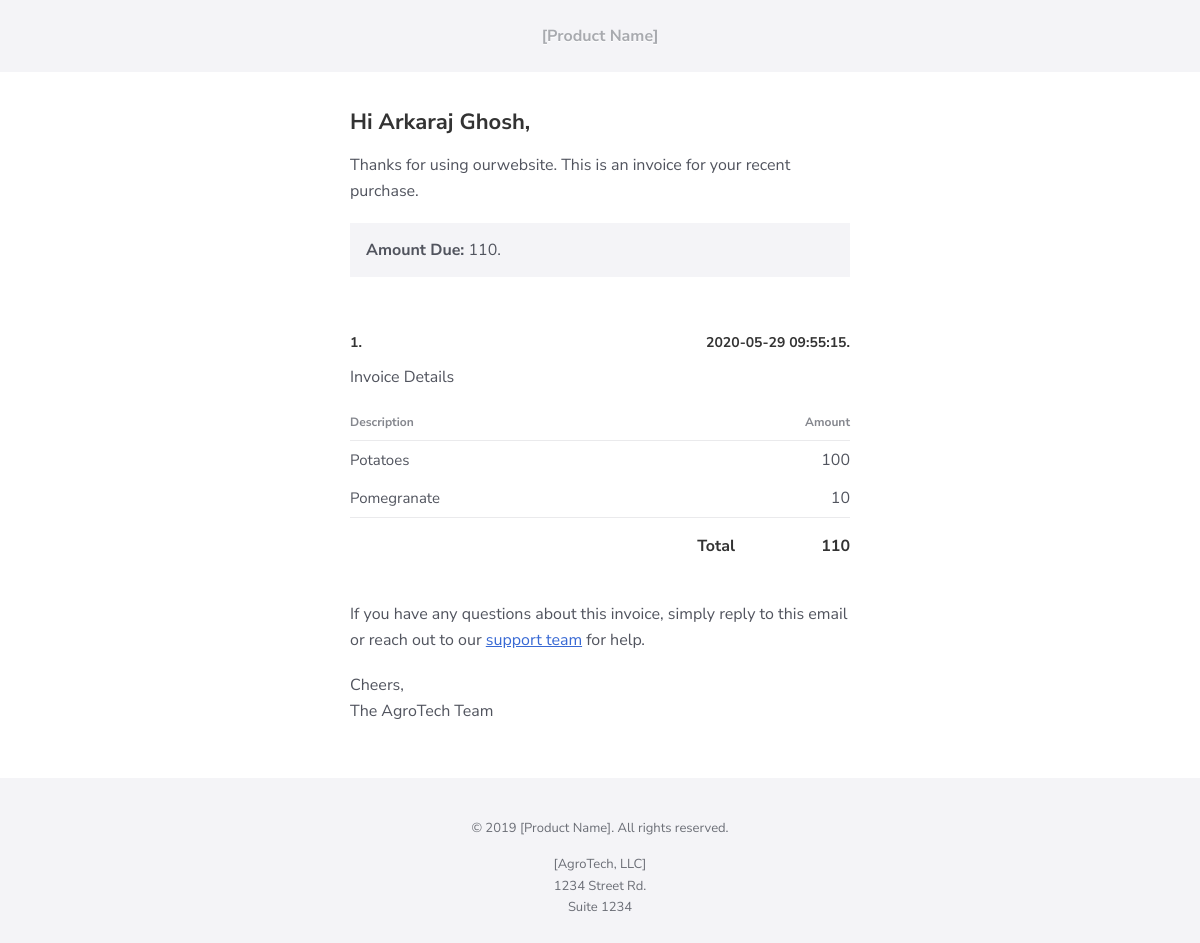
The page /mail.php?id=1 on the database its author committed.
### tables this page shows
CREATE TABLE `order` (
  `id` int NOT NULL,
  `user_id` int NOT NULL,
  `address` varchar(250) NOT NULL,
  `city` varchar(50) NOT NULL,
  `pincode` int NOT NULL,
  `payment_type` varchar(20) NOT NULL,
  `total_price` float NOT NULL,
  `payment_status` varchar(20) NOT NULL,
  `order_status` int NOT NULL,
  `length` float NOT NULL,
  `breadth` float NOT NULL,
  `height` float NOT NULL,
  `weight` float NOT NULL,
  `txnid` varchar(20) NOT NULL,
  `mihpayid` varchar(20) NOT NULL,
  `ship_order_id` int NOT NULL,
  `ship_shipment_id` int NOT NULL,
  `payu_status` varchar(10) NOT NULL,
  `coupon_id` int NOT NULL,
  `coupon_value` varchar(50) NOT NULL,
  `coupon_code` varchar(50) NOT NULL,
  `added_on` datetime NOT NULL
);

CREATE TABLE `users` (
  `id` int NOT NULL,
  `name` varchar(255) NOT NULL,
  `password` varchar(50) NOT NULL,
  `email` varchar(50) NOT NULL,
  `mobile` varchar(15) NOT NULL,
  `added_on` datetime NOT NULL
);

CREATE TABLE `order_detail` (
  `id` int NOT NULL,
  `order_id` int NOT NULL,
  `product_id` int NOT NULL,
  `qty` int NOT NULL,
  `price` float NOT NULL
);

CREATE TABLE `product` (
  `id` int NOT NULL,
  `categories_id` int NOT NULL,
  `sub_categories_id` int NOT NULL,
  `name` varchar(255) NOT NULL,
  `mrp` float NOT NULL,
  `price` float NOT NULL,
  `qty` int NOT NULL,
  `image` varchar(255) NOT NULL,
  `short_desc` varchar(2000) NOT NULL,
  `description` text NOT NULL,
  `best_seller` int NOT NULL,
  `meta_title` varchar(2000) NOT NULL,
  `meta_desc` varchar(2000) NOT NULL,
  `meta_keyword` varchar(2000) NOT NULL,
  `added_by` int NOT NULL,
  `status` tinyint NOT NULL,
  `Rating` int NOT NULL
);

### mail.php (the view, shortened to what this page needs)
<?php
require('connection.inc.php');
$order_id=$_GET['id'];
$res=mysqli_query($con,"select distinct(order_detail.id) ,order_detail.*,product.name,product.image from order_detail,product ,`order` where order_detail.order_id='$order_id' and order_detail.product_id=product.id");
$user_order=mysqli_fetch_assoc(mysqli_query($con,"select `order`.*, users.name,users.email  from `order`,users where users.id=`order`.user_id and `order`.id='$order_id'"));
$coupon_details=mysqli_fetch_assoc(mysqli_query($con,"select coupon_value from `order` where id='$order_id'"));
$coupon_value=$coupon_details['coupon_value'];
$total_price=0;
$html='<!DOCTYPE html PUBLIC "-//W3C//DTD XHTML 1.0 Transitional//EN" "http://www.w3.org/TR/xhtml1/DTD/xhtml1-transitional.dtd">
<html>
  <head>
  </head>
  <body>
    <span class="preheader">This is an invoice for your purchase on '.$user_order['added_on'].'. Please submit payment by {{ due_date }}</span>
    <table class="email-wrapper" width="100%" cellpadding="0" cellspacing="0" role="presentation">
      <tr>
        <td align="center">
          <table class="email-content" width="100%" cellpadding="0" cellspacing="0" role="presentation">
            <tr>
              <td class="email-masthead">
                <a href="https://example.com" class="f-fallback email-masthead_name">
                [Product Name]
              </a>
              </td>
            </tr>
            <tr>
              <td class="email-body" width="100%" cellpadding="0" cellspacing="0">
                <table class="email-body_inner" align="center" width="570" cellpadding="0" cellspacing="0" role="presentation">
                  <tr>
                    <td class="content-cell">
                      <div class="f-fallback">
                        <h1>Hi '.$user_order['name'].',</h1>
                        <p>Thanks for using ourwebsite. This is an invoice for your recent purchase.</p>
                        <table class="attributes" width="100%" cellpadding="0" cellspacing="0" role="presentation">
                          <tr>
                            <td class="attributes_content">
                              <table width="100%" cellpadding="0" cellspacing="0" role="presentation">
                                <tr>
                                  <td class="attributes_item">
                                    <span class="f-fallback">
              <strong>Amount Due:</strong> '.$user_order['total_price'].'.
            </span>
                                  </td>
                                </tr>
                              </table>
                            </td>
                          </tr>
                        </table>
                        <table class="purchase" width="100%" cellpadding="0" cellspacing="0">
                          <tr>
                            <td>
                              <h3>'.$user_order['id'].'.</h3>
                            </td>
                            <td>
                              <h3 class="align-right">'.$user_order['added_on'].'.</h3>
                            </td>
                          </tr>
                          <tr>
                            <td colspan="2">
                              <table class="purchase_content" width="100%" cellpadding="0" cellspacing="0">
                                <tr>
                                  <th class="purchase_heading" align="left">
                                    <p class="f-fallback">Description</p>
                                  </th>
                                  <th class="purchase_heading" align="right">
                                    <p class="f-fallback">Amount</p>
                                  </th>
                                </tr>
                                Invoice Details';
                                while($row=mysqli_fetch_assoc($res)){
									$total_price=$total_price+($row['qty']*$row['price']);
									$pp=$row['qty']*$row['price'];
									$html.='<tr>
									  <td width="80%" class="purchase_item"><span class="f-fallback">'.$row['name'].'</span></td>
									  <td class="align-right" width="20%" class="purchase_item"><span class="f-fallback">'.$pp.'</span></td>
									</tr>';
								}
                                $total_price=$total_price-$coupon_value;
                                $html.='<tr>
                                  <td width="80%" class="purchase_footer" valign="middle">
                                    <p class="f-fallback purchase_total purchase_total--label">Total</p>
                                  </td>
                                  <td width="20%" class="purchase_footer" valign="middle">
                                    <p class="f-fallback purchase_total">'.$total_price.'</p>
                                  </td>
                                </tr>
                              </table>
                            </td>
                          </tr>
                        </table>
                        <p>If you have any questions about this invoice, simply reply to this email or reach out to our <a href="{{support_url}}">support team</a> for help.</p>
                        <p>Cheers,
                          <br>The AgroTech Team</p>
                      </div>
                    </td>
                  </tr>
                </table>
              </td>
            </tr>
            <tr>
              <td>
                <table class="email-footer" align="center" width="570" cellpadding="0" cellspacing="0" role="presentation">
                  <tr>
                    <td class="content-cell" align="center">
                      <p class="f-fallback sub align-center">&copy; 2019 [Product Name]. All rights reserved.</p>
                      <p class="f-fallback sub align-center">
                        [AgroTech, LLC]
                        <br>1234 Street Rd.
                        <br>Suite 1234
                      </p>
                    </td>
                  </tr>
                </table>
              </td>
            </tr>
          </table>
        </td>
      </tr>
    </table>
  </body>
</html>';
echo $html;
?>

### mail.php (style rules this page uses)
body { width: 100% !important; height: 100%; margin: 0; -webkit-text-size-adjust: none; }
a { color: #3869D4; }
td { word-break: break-word; }
body, td, th { font-family: "Nunito Sans", Helvetica, Arial, sans-serif; }
h1 { margin-top: 0; color: #333333; font-size: 22px; font-weight: bold; text-align: left; }
h3 { margin-top: 0; color: #333333; font-size: 14px; font-weight: bold; text-align: left; }
td, th { font-size: 16px; }
p, ul, ol, blockquote { margin: .4em 0 1.1875em; font-size: 16px; line-height: 1.625; }
p.sub { font-size: 13px; }
.align-right { text-align: right; }
.align-center { text-align: center; }
.attributes { margin: 0 0 21px; }
.attributes_content { background-color: #F4F4F7; padding: 16px; }
.attributes_item { padding: 0; }
.purchase { width: 100%; margin: 0; padding: 35px 0; -premailer-width: 100%; -premailer-cellpadding: 0; -premailer-cellspacing: 0; }
.purchase_content { width: 100%; margin: 0; padding: 25px 0 0 0; -premailer-width: 100%; -premailer-cellpadding: 0; -premailer-cellspacing: 0; }
.purchase_item { padding: 10px 0; color: #51545E; font-size: 15px; line-height: 18px; }
.purchase_heading { padding-bottom: 8px; border-bottom: 1px solid #EAEAEC; }
.purchase_heading p { margin: 0; color: #85878E; font-size: 12px; }
.purchase_footer { padding-top: 15px; border-top: 1px solid #EAEAEC; }
.purchase_total { margin: 0; text-align: right; font-weight: bold; color: #333333; }
.purchase_total--label { padding: 0 15px 0 0; }
body { background-color: #F4F4F7; color: #51545E; }
p { color: #51545E; }
p.sub { color: #6B6E76; }
.email-wrapper { width: 100%; margin: 0; padding: 0; -premailer-width: 100%; -premailer-cellpadding: 0; -premailer-cellspacing: 0; background-color: #F4F4F7; }
.email-content { width: 100%; margin: 0; padding: 0; -premailer-width: 100%; -premailer-cellpadding: 0; -premailer-cellspacing: 0; }
.email-masthead { padding: 25px 0; text-align: center; }
.email-masthead_name { font-size: 16px; font-weight: bold; color: #A8AAAF; text-decoration: none; text-shadow: 0 1px 0 white; }
.email-body { width: 100%; margin: 0; padding: 0; -premailer-width: 100%; -premailer-cellpadding: 0; -premailer-cellspacing: 0; background-color: #FFFFFF; }
.email-body_inner { width: 570px; margin: 0 auto; padding: 0; -premailer-width: 570px; -premailer-cellpadding: 0; -premailer-cellspacing: 0; background-color: #FFFFFF; }
.email-footer { width: 570px; margin: 0 auto; padding: 0; -premailer-width: 570px; -premailer-cellpadding: 0; -premailer-cellspacing: 0; text-align: center; }
.email-footer p { color: #6B6E76; }
.content-cell { padding: 35px; }

### rows shown on the page
order: user.name "Arkaraj Ghosh", total_price "110", id "1", added_on "2020-05-29 09:55:15"
order_detail: product.name "Potatoes", price "100"
order_detail: product.name "Pomegranate", price "10"

### other values the page prints
$total_price "110"
